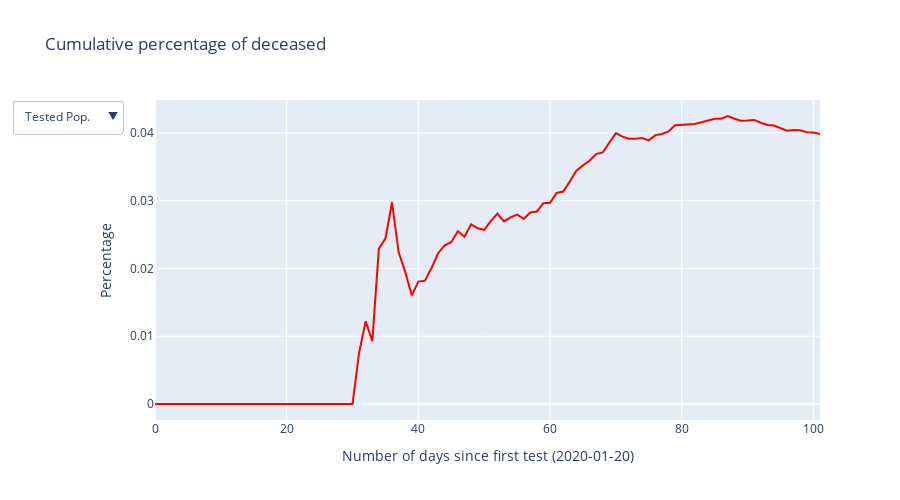

Notebook source saved alongside this figure:
### Markdown cell above
The curve corresponding to the deceased people is too small for us to analyze there so, once again, let's focus on that one, this time in a different way: let's analyze the percentage of deceased people according to positive individuals (the number that is usually presented by the media) and according to the total tested population:

### Code cell
layout = go.Layout(
    title_text = "Cumulative percentage of deceased",
    yaxis_title="Percentage",
    xaxis_title='Number of days since first test ({:})'.format(timedf.date.min().date()),
    width=900, 
    height=500, hovermode='x unified'
)

fig = go.Figure(layout=layout)

fig.add_trace(go.Scatter(x = timedf.days_since0, y = round(timedf.deceased/timedf.test*100,5),name = "Deceased",
                         line=dict(color='red', width=2)))


fig.add_trace(go.Scatter(x = timedf.days_since0, y = round(timedf.deceased/timedf.confirmed*100,5), visible = False,
                         name = "Deceased",
                         line=dict(color='red', width=2)))

    
fig.update_layout(
    updatemenus=[go.layout.Updatemenu(
        active=0,
        buttons=list(
            [dict(label = 'Tested Pop.',
                  method = 'update',
                  args = [{'visible': [True, False]},
                          {'title': 'Cumulative percentage of deceased over tested population',
                           'showlegend':False}]),
             dict(label = 'Positive Pop.',
                  method = 'update',
                  args = [{'visible': [False, True]},
                          {'title': 'Cumulative percentage of deceased over positive cases',
                           'showlegend':False}]),
            ])
        )
    ])

fig.show()

### Figure 1 — Plotly figure (JSON) as saved in the notebook; plotly's stock layout.template omitted (floating-point values rounded to 4 significant figures)
{"data": [{"line": {"color": "red", "width": 2}, "name": "Deceased", "type": "scatter", "x": [0, 1, 2, 3, 4, 5, 6, 7, 8, 9, 10, 11, 12, 13, 14, 15, 16, 17, 18, 19, 20, 21, 22, 23, 24, 25, 26, 27, 28, 29, 30, 31, 32, 33, 34, 35, 36, 37, 38, 39, 40, 41, 42, 43, 44, 45, 46, 47, 48, 49, 50, 51, 52, 53, 54, 55, 56, 57, 58, 59, 60, 61, 62, 63, 64, 65, 66, 67, 68, 69, 70, 71, 72, 73, 74, 75, 76, 77, 78, 79, 80, 81, 82, 83, 84, 85, 86, 87, 88, 89, 90, 91, 92, 93, 94, 95, 96, 97, 98, 99, 100, 101], "y": [0, 0, 0, 0, 0, 0, 0, 0, 0, 0, 0, 0, 0, 0, 0, 0, 0, 0, 0, 0, 0, 0, 0, 0, 0, 0, 0, 0, 0, 0, 0, 0.00757, 0.0122, 0.00927, 0.02292, 0.02442, 0.02977, 0.02241, 0.0195, 0.01602, 0.01807, 0.0182, 0.02007, 0.02225, 0.02341, 0.02388, 0.02549, 0.02469, 0.02652, 0.02594, 0.0257, 0.02698, 0.02809, 0.02695, 0.02755, 0.02796, 0.02732, 0.02825, 0.02841, 0.02964, 0.02968, 0.03114, 0.03135, 0.03284, 0.03443, 0.03521, 0.0359, 0.03687, 0.03712, 0.03856, 0.03998, 0.03946, 0.03914, 0.03914, 0.03925, 0.0389, 0.03968, 0.03985, 0.04023, 0.04115, 0.04124, 0.04135, 0.04133, 0.04158, 0.04183, 0.04209, 0.04209, 0.0425, 0.04209, 0.04181, 0.04185, 0.04192, 0.04151, 0.04118, 0.0411, 0.04071, 0.04033, 0.04045, 0.04039, 0.0401, 0.04005, 0.03985]}, {"line": {"color": "red", "width": 2}, "name": "Deceased", "type": "scatter", "visible": false, "x": [0, 1, 2, 3, 4, 5, 6, 7, 8, 9, 10, 11, 12, 13, 14, 15, 16, 17, 18, 19, 20, 21, 22, 23, 24, 25, 26, 27, 28, 29, 30, 31, 32, 33, 34, 35, 36, 37, 38, 39, 40, 41, 42, 43, 44, 45, 46, 47, 48, 49, 50, 51, 52, 53, 54, 55, 56, 57, 58, 59, 60, 61, 62, 63, 64, 65, 66, 67, 68, 69, 70, 71, 72, 73, 74, 75, 76, 77, 78, 79, 80, 81, 82, 83, 84, 85, 86, 87, 88, 89, 90, 91, 92, 93, 94, 95, 96, 97, 98, 99, 100, 101], "y": [0, 0, 0, 0, 0, 0, 0, 0, 0, 0, 0, 0, 0, 0, 0, 0, 0, 0, 0, 0, 0, 0, 0, 0, 0, 0, 0, 0, 0, 0, 0, 0.9615, 0.9804, 0.4619, 0.9967, 0.9604, 1.228, 0.9516, 0.7361, 0.5563, 0.5397, 0.4818, 0.5223, 0.5819, 0.6006, 0.607, 0.6684, 0.6502, 0.7009, 0.6909, 0.7188, 0.7737, 0.8387, 0.8397, 0.8904, 0.923, 0.9106, 0.9736, 0.9984, 1.062, 1.086, 1.159, 1.169, 1.239, 1.328, 1.379, 1.418, 1.49, 1.519, 1.586, 1.635, 1.655, 1.669, 1.694, 1.729, 1.743, 1.788, 1.809, 1.858, 1.926, 1.957, 1.99, 2.013, 2.036, 2.059, 2.101, 2.124, 2.158, 2.163, 2.178, 2.195, 2.211, 2.218, 2.226, 2.243, 2.241, 2.239, 2.256, 2.263, 2.269, 2.286, 2.294]}], "layout": {"height": 500, "hovermode": "x unified", "title": {"text": "Cumulative percentage of deceased"}, "updatemenus": [{"active": 0, "buttons": [{"args": [{"visible": [true, false]}, {"showlegend": false, "title": "Cumulative percentage of deceased over tested population"}], "label": "Tested Pop.", "method": "update"}, {"args": [{"visible": [false, true]}, {"showlegend": false, "title": "Cumulative percentage of deceased over positive cases"}], "label": "Positive Pop.", "method": "update"}]}], "width": 900, "xaxis": {"title": {"text": "Number of days since first test (2020-01-20)"}}, "yaxis": {"title": {"text": "Percentage"}}}}
